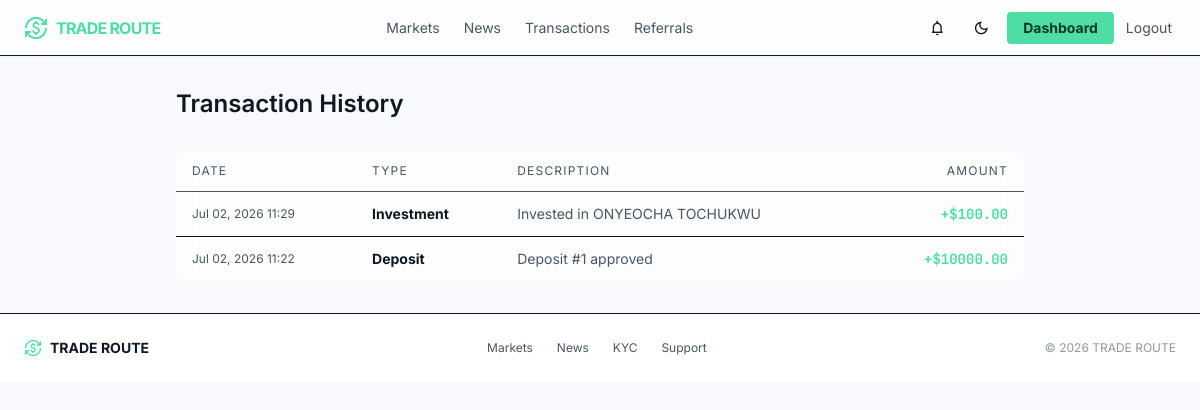
The app's page /transactions/ (signed in) with its own data.
### core/models.py (models this page shows)
class SiteSetting(models.Model):
    site_name = models.CharField(max_length=100)
    logo = models.ImageField(upload_to="logo/", blank=True, null=True)   # <-- add blank=True, null=True
    minimum_deposit = models.DecimalField(max_digits=20, decimal_places=2)
    minimum_withdrawal = models.DecimalField(max_digits=20, decimal_places=2)
    referral_bonus = models.DecimalField(max_digits=5, decimal_places=2)
    maintenance_mode = models.BooleanField(default=False)
    support_email = models.EmailField()
    support_phone = models.CharField(max_length=30)

class Transaction(models.Model):
    TYPES = (
        ("deposit","Deposit"),
        ("withdrawal","Withdrawal"),
        ("investment","Investment"),
        ("profit","Profit"),
        ("referral","Referral"),
    )
    user = models.ForeignKey(User,on_delete=models.CASCADE)
    transaction_type = models.CharField(
        max_length=30,
        choices=TYPES
    )
    amount = models.DecimalField(max_digits=20, decimal_places=2)
    description = models.TextField()
    created_at = models.DateTimeField(auto_now_add=True)

### core/views.py (the view)
# urls.py: path("transactions/", views.transactions_view, name="transactions"),
@login_required
def transactions_view(request):
    transactions = Transaction.objects.filter(user=request.user).order_by("-created_at")
    paginator = Paginator(transactions, 25)
    page = paginator.get_page(request.GET.get("page"))
    return render(request, "core/transactions.html", {"page_obj": page})

### core/context_processors.py (called while the page is built)
def site_settings(request):
    return {"site_settings": SiteSetting.objects.first()}

def notifications_badge(request):
    if request.user.is_authenticated:
        count = Notification.objects.filter(user=request.user, is_read=False).count()
    else:
        count = 0
    return {"unread_notifications_count": count}

### core/templates/core/transactions.html (shortened to what this page needs)
{% extends "core/base.html" %}
{% block content %}
<div class="max-w-4xl mx-auto px-container-padding py-stack-lg">
    <h1 class="font-display-lg text-headline-md mb-8">Transaction History</h1>
    <div class="glass-panel rounded-xl overflow-hidden">
        <table class="w-full text-sm">
            <thead>
                <tr class="border-b edge-b-5 text-on-surface-variant text-xs uppercase tracking-widest">
                    <th class="text-left font-normal px-4 py-3">Date</th>
                    <th class="text-left font-normal px-4 py-3">Type</th>
                    <th class="text-left font-normal px-4 py-3">Description</th>
                    <th class="text-right font-normal px-4 py-3">Amount</th>
                </tr>
            </thead>
            <tbody>
                {% for tx in page_obj %}
                <tr class="border-b edge-b-5 last:border-0">
                    <td class="px-4 py-3 text-on-surface-variant text-xs">{{ tx.created_at|date:"M d, Y H:i" }}</td>
                    <td class="px-4 py-3 font-bold">{{ tx.get_transaction_type_display }}</td>
                    <td class="px-4 py-3 text-on-surface-variant">{{ tx.description }}</td>
                    <td class="px-4 py-3 text-right font-data-md font-bold
                        {% if tx.transaction_type == 'withdrawal' %}text-error{% else %}text-primary{% endif %}">
                        {% if tx.transaction_type == 'withdrawal' %}-{% else %}+{% endif %}${{ tx.amount }}
                    </td>
                </tr>
                {% empty %}
                <tr><td colspan="4" class="px-4 py-8 text-center text-on-surface-variant text-sm">No transactions yet.</td></tr>
                {% endfor %}
            </tbody>
        </table>
    </div>
</div>
{% endblock %}

### core/templates/core/base.html (shortened to what this page needs)
<!DOCTYPE html>
<html lang="en">
<head>
<script src="https://cdn.tailwindcss.com?plugins=forms,container-queries"></script>
<script id="tailwind-config">
    tailwind.config = {
        darkMode: "class",
        theme: {
            extend: {
                colors: {
                    "background": "rgb(var(--color-background) / <alpha-value>)",
                    "surface": "rgb(var(--color-surface) / <alpha-value>)",
                    "surface-container-low": "rgb(var(--color-surface-container-low) / <alpha-value>)",
                    "surface-container-lowest": "rgb(var(--color-surface-container-lowest) / <alpha-value>)",
                    "surface-bright": "rgb(var(--color-surface-bright) / <alpha-value>)",
                    "on-surface": "rgb(var(--color-on-surface) / <alpha-value>)",
                    "on-surface-variant": "rgb(var(--color-on-surface-variant) / <alpha-value>)",
                    "edge": "rgb(var(--color-edge) / <alpha-value>)",
                    "primary": "#4edea3",
                    "on-primary": "#003824",
                    "on-primary-fixed": "#002113",
                    "error": "#ffb4ab",
                    "on-tertiary-fixed-variant": "#59a7cf"
                },
                borderRadius: {
                    DEFAULT: "0.125rem",
                    lg: "0.25rem",
                    xl: "0.5rem",
                    full: "0.75rem"
                },
                spacing: {
                    "stack-sm": "8px",
                    "max-width-desktop": "1440px",
                    "stack-lg": "32px",
                    "gutter": "16px",
                    "unit": "4px",
                    "container-padding": "24px",
                    "stack-md": "16px"
                },
                fontFamily: {
                    "data-lg": ["JetBrains Mono"],
                    "data-md": ["JetBrains Mono"],
                    "body-lg": ["Inter"],
                    "label-caps": ["Inter"],
                    "display-lg": ["Inter"],
                    "headline-md": ["Inter"],
                    "body-md": ["Inter"],
                    "headline-sm": ["Inter"]
                },
                fontSize: {
                    "data-lg": ["18px", {"lineHeight": "1.2", "fontWeight": "500"}],
                    "data-md": ["14px", {"lineHeight": "1.2", "fontWeight": "500"}],
                    "body-lg": ["16px", {"lineHeight": "1.6", "fontWeight": "400"}],
                    "label-caps": ["11px", {"lineHeight": "1", "letterSpacing": "0.08em", "fontWeight": "700"}],
                    "display-lg": ["48px", {"lineHeight": "1.1", "letterSpacing": "-0.02em", "fontWeight": "700"}],
                    "headline-md": ["24px", {"lineHeight": "1.3", "fontWeight": "600"}],
                    "body-md": ["14px", {"lineHeight": "1.5", "fontWeight": "400"}],
                    "headline-sm": ["18px", {"lineHeight": "1.4", "fontWeight": "600"}]
                }
            }
        }
    };
</script>
</head>
<body class="font-body-md text-body-md selection:bg-primary/30">
<header class="fixed top-0 w-full z-50 bg-surface/80 backdrop-blur-xl border-b edge-b-10 shadow-sm flex items-center justify-between px-4 md:px-6 h-14">
    <a href="{% url 'core:landing' %}" class="flex items-center gap-2 shrink-0">
        <span class="material-symbols-outlined text-primary text-2xl" style="font-variation-settings: 'FILL' 1;">currency_exchange</span>
        <span class="font-display-lg text-sm md:text-base font-bold tracking-tighter text-primary">{{ site_settings.site_name|default:"NEON_TRADE" }}</span>
    </a>
    <nav class="hidden md:flex items-center gap-6 text-sm">
        <a class="text-on-surface-variant hover:text-primary transition-colors" href="{% url 'core:investment_plans' %}">Markets</a>
        <a class="text-on-surface-variant hover:text-primary transition-colors" href="{% url 'core:news_list' %}">News</a>
        {% if user.is_authenticated %}
        <a class="text-on-surface-variant hover:text-primary transition-colors" href="{% url 'core:transactions' %}">Transactions</a>
        <a class="text-on-surface-variant hover:text-primary transition-colors" href="{% url 'core:referral' %}">Referrals</a>
        {% endif %}
    </nav>
    <div class="flex items-center gap-2">
        {% if user.is_authenticated %}
        <a href="{% url 'core:notifications' %}" class="relative w-9 h-9 flex items-center justify-center rounded-lg edge-bg-5 transition-all" aria-label="Notifications">
            <span class="material-symbols-outlined text-on-surface text-lg">notifications</span>
        </a>
        {% endif %}
        <button id="theme-toggle" type="button" aria-label="Toggle light and dark mode"
                class="w-9 h-9 flex items-center justify-center rounded-lg edge-bg-5 transition-all">
            <span class="material-symbols-outlined text-on-surface text-lg" id="theme-toggle-icon">dark_mode</span>
        </button>
        {% if user.is_authenticated %}
            <a href="{% url 'core:dashboard' %}" class="bg-primary text-on-primary text-sm font-bold px-4 py-1.5 rounded-lg active:scale-95 transition-transform">
                Dashboard
            </a>
            <a href="{% url 'core:logout' %}" class="hidden md:block text-on-surface-variant hover:text-primary text-sm px-1 transition-all">
                Logout
            </a>
        {% endif %}
    </div>
</header>
<main class="pt-14">
{% block content %}{% endblock %}
</main>
<footer class="bg-surface-container-lowest border-t edge-b-5 w-full">
    <div class="flex flex-col sm:flex-row items-center justify-between gap-3 py-5 px-4 md:px-6 max-w-max-desktop mx-auto text-sm">
        <div class="flex items-center gap-2">
            <span class="material-symbols-outlined text-primary text-lg">currency_exchange</span>
            <span class="font-bold text-on-surface">{{ site_settings.site_name|default:"NEON_TRADE" }}</span>
        </div>
        <div class="flex flex-wrap items-center justify-center gap-x-6 gap-y-2 text-on-surface-variant text-xs">
            <a class="hover:text-primary transition-colors" href="{% url 'core:investment_plans' %}">Markets</a>
            <a class="hover:text-primary transition-colors" href="{% url 'core:news_list' %}">News</a>
            {% if user.is_authenticated %}
            <a class="hover:text-primary transition-colors" href="{% url 'core:kyc_status' %}">KYC</a>
            {% else %}
            <a class="hover:text-primary transition-colors" href="{% url 'core:login' %}">Login</a>
            {% endif %}
            {% if site_settings.support_email %}
            <a class="hover:text-primary transition-colors" href="mailto:{{ site_settings.support_email }}">Support</a>
            {% endif %}
        </div>
        <p class="text-on-surface-variant/60 text-xs">&copy; {% now "Y" %} {{ site_settings.site_name|default:"NEON_TRADE" }}</p>
    </div>
</footer>
</body>
</html>

### core/templates/core/base.html (style rules this page uses)
:root { --color-background: 247 249 252; --color-surface: 255 255 255; --color-surface-container-low: 240 243 248; --color-surface-container-lowest: 255 255 255; --color-surface-bright: 255 255 255; --color-on-surface: 15 23 34; --color-on-surface-variant: 71 85 99; --color-edge: 15 23 34; --color-panel-bg: 255, 255, 255; --color-panel-bg-alpha: 0.7; --color-panel-border-alpha: 0.08; }

### records on screen
SiteSetting: site_name "TRADE ROUTE"
Transaction: created_at "Jul 02, 2026 11:29", transaction_type "Investment", description "Invested in ONYEOCHA TOCHUKWU", amount "100.00"
Transaction: created_at "Jul 02, 2026 11:22", transaction_type "Deposit", description "Deposit #1 approved", amount "10000.00"
